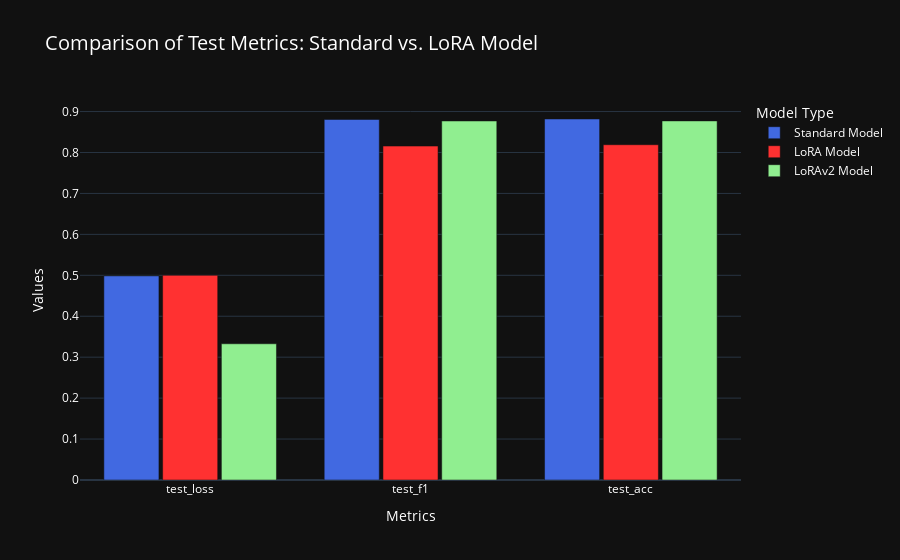

Notebook source saved alongside this figure:
### Code cell
import plotly.graph_objects as go

# Data for Standard and LoRA models
std_metrics = {
    'test_loss': 0.49854007363319397,
    'test_f1': 0.8806818181818182,
    'test_acc': 0.8818011257035647,
}

lora_metrics = {
    'test_loss': 0.49986910820007324,
    'test_f1': 0.8156638013371538,
    'test_acc': 0.8189493433395872,
}
lora2_metrics = {
    'test_loss': 0.33271998167037964,
    'test_f1': 0.8769953051643192, 
    'test_acc': 0.8771106941838649
}

# Labels for the metrics
labels = list(std_metrics.keys())

# Values for each model
std_values = list(std_metrics.values())
lora_values = list(lora_metrics.values())
lora2_values = list(lora2_metrics.values())

# Create a bar chart
fig = go.Figure()

# Standard Model Bar
fig.add_trace(go.Bar(
    x=labels,
    y=std_values,
    name='Standard Model',
    marker_color='#4169e1',width=0.25 # Neon blue
))

# LoRA Model Bar
fig.add_trace(go.Bar(
    x=labels,
    y=lora_values,
    name='LoRA Model',
    marker_color='#FF3131',width=0.25  # Orange
))
fig.add_trace(go.Bar(
    x=labels,
    y=lora2_values,
    name='LoRAv2 Model',
    marker_color='#90EE90',width=0.25 # Neon blue
))
# Update layout for better visualization
fig.update_layout(
    title='Comparison of Test Metrics: Standard vs. LoRA Model',
    xaxis_title='Metrics',
    yaxis_title='Values',
    barmode='group',
    template='plotly_dark',  # Black background
    legend_title='Model Type',
    font=dict(color='white'),  # White font for readability
    title_font=dict(size=20, color='white')  # Title styling
)

# Show the plot
fig.show()

### Figure 1 — Plotly figure (JSON) as saved in the notebook; plotly's stock layout.template omitted (floating-point values rounded to 4 significant figures)
{"data": [{"marker": {"color": "#4169e1"}, "name": "Standard Model", "type": "bar", "width": 0.25, "x": ["test_loss", "test_f1", "test_acc"], "y": [0.4985, 0.8807, 0.8818]}, {"marker": {"color": "#FF3131"}, "name": "LoRA Model", "type": "bar", "width": 0.25, "x": ["test_loss", "test_f1", "test_acc"], "y": [0.4999, 0.8157, 0.8189]}, {"marker": {"color": "#90EE90"}, "name": "LoRAv2 Model", "type": "bar", "width": 0.25, "x": ["test_loss", "test_f1", "test_acc"], "y": [0.3327, 0.877, 0.8771]}], "layout": {"barmode": "group", "font": {"color": "white"}, "legend": {"title": {"text": "Model Type"}}, "title": {"font": {"color": "white", "size": 20}, "text": "Comparison of Test Metrics: Standard vs. LoRA Model"}, "xaxis": {"title": {"text": "Metrics"}}, "yaxis": {"title": {"text": "Values"}}}}
